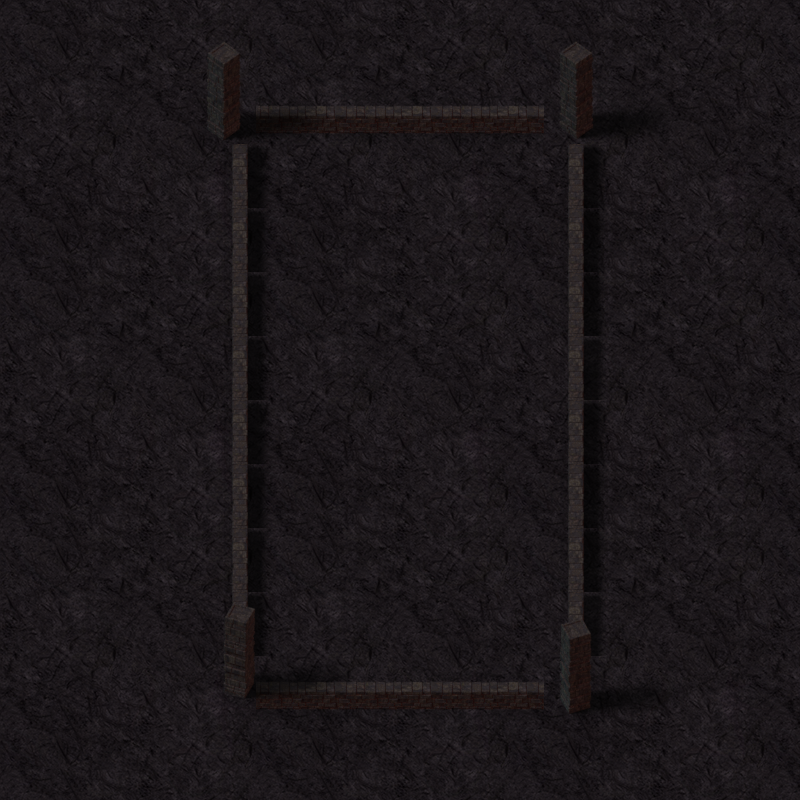

Below is a game level as drawn by its tile map, then a one-line description and the .tmx that defines it (tile-layer data replaced by summaries):
An orthogonal 50x50 tile map with 16x16 px tiles, 6 tile layers (ground, variation, mushroom, bones, ...), 4 tilesets and 8 objects (Start Point, Gate, Durin The Blacksmith, terra).

<map version="1.10" tiledversion="1.10.2" orientation="orthogonal" renderorder="right-down" width="50" height="50" tilewidth="16" tileheight="16" infinite="0" nextlayerid="22" nextobjectid="17">
 <tileset firstgid="1" source="props_sheet.tsx" />
 <tileset firstgid="460" source="ground_tileset.tsx" />
 <tileset firstgid="1384" source="tilesets1.tsx" />
 <tileset firstgid="9576" source="lordOfPainTilesets.tsx" />
 <layer id="14" name="ground" width="50" height="50">
  <data>[2500 cells, 2500 non-empty, 256 distinct tile ids]</data>
 </layer>
 <layer id="19" name="variation" width="50" height="50">
  <data>[2500 cells, 0 non-empty, 0 distinct tile ids]</data>
 </layer>
 <layer id="17" name="mushroom" width="50" height="50">
  <data>[2500 cells, 0 non-empty, 0 distinct tile ids]</data>
 </layer>
 <layer id="18" name="bones" width="50" height="50">
  <data>[2500 cells, 0 non-empty, 0 distinct tile ids]</data>
 </layer>
 <layer id="15" name="wall" width="50" height="50">
  <data>[2500 cells, 300 non-empty, 30 distinct tile ids]</data>
 </layer>
 <layer id="16" name="column" width="50" height="50">
  <data>[2500 cells, 278 non-empty, 278 distinct tile ids]</data>
 </layer>
 <objectgroup id="2" name="Player">
  <object id="3" name="Start Point" x="286.333" y="635.667" width="16.6667" height="12" />
  <object id="4" name="Gate" x="494" y="168.334" width="33.6667" height="32" />
 </objectgroup>
 <objectgroup id="3" name="Collision">
  <object id="7" x="248" y="4" width="322" height="122" />
  <object id="9" x="124" y="126" width="128" height="552.667" />
  <object id="12" x="569.333" y="128.667" width="164" height="548" />
  <object id="13" x="252" y="676.667" width="317" height="121.333" />
 </objectgroup>
 <objectgroup id="4" name="NPC">
  <object id="16" name="Durin The Blacksmith" x="523.333" y="632.333" />
 </objectgroup>
 <objectgroup id="21" name="Enemies">
  <object id="14" name="terra" x="416" y="295" width="19" height="14" />
 </objectgroup>
</map>
